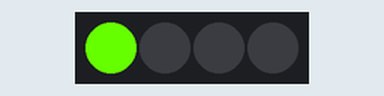
A sketch run on a simulated Arduino Uno, built with avr-gcc and run on an emulated ATmega328P. Parts: 4 RGB LEDs in strip order, left to right. The strip is taken to match the declared colour order.

Above: at 0.15 s.
At 14.71 s:
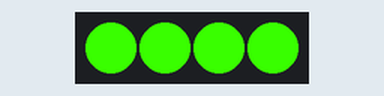
At 39.81 s:
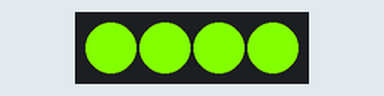
Timing chart, 0 to 40.0 s (numbered marks = the images above):
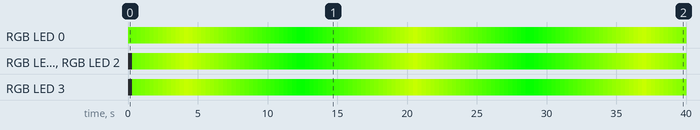

The sketch:

GamingLightSystem.ino
```cpp
/**
   Arduino Powered Lighting Control System
   This Program Allows An Arduino To Control
   NeoPixel LEDs, And Have Their Color Gradually
   Change Over Time To Create a Pulsing Effect.

   Author: Cody R.

*/


#include <Adafruit_NeoPixel.h>
#ifdef __AVR__
#include <avr/power.h>
#endif

/*
   User Configuration:
*/
#define PIN 13 // Data Pin Being Used.
#define NUMPIXELS 4 // Number of LEDs Connected.
const int delayval = 10; // Delay Between Lighting Updates.
const int originalColor[3] = {100, 255, 0}; // Default Display Color, Inputted In The Form {G, R, B} With Values From 0-255.
const int delta[3] = {100, 100, 100}; // Maximum Variation From Original Color (Out of 255).


//Program Variables. Do Not Edit Manually.
Adafruit_NeoPixel pixels = Adafruit_NeoPixel(NUMPIXELS, PIN, NEO_RGB + NEO_KHZ800); // Configures LEDs as Neopixels.
int currentColor[3]; // Current Color Values Being Displayed.
bool increasing[3] = {true, true, true}; // Determines If Color Value is Increasing or Decreasing.

void setup() {
  pixels.begin(); // This initializes the NeoPixel library.

  //Sets GRB Values To The Original Color
  currentColor[0] = originalColor[0];
  currentColor[1] = originalColor[1];
  currentColor[2] = originalColor[2];

  pixels.setBrightness(255);

  pixels.show();
}

void loop() {

  bool colorBeingChanged[3] = {true, false, false}; //Which Color Is Being Changed (Red, Green, Blue)

  for (int i = 0; i < 3; i++)
  {
    //The Variable "i" corresponds to the color being changed, with 0=red, 1=green, and 2=blue.
    if (colorBeingChanged[i]) //Will Only Run This Loop If The Color Should Be Changed
    {
      if (increasing[i] && currentColor[i] < 255 && abs(currentColor[i] - originalColor[i]) < delta[i])
      {
        currentColor[i]++; //Increment Displayed Color Value
      }
      else if (!increasing[i] && currentColor[i] > 0 && abs(currentColor[i] - originalColor[i]) < delta[i])
      {
        currentColor[i]--; //Decrement Displayed Color Value
      }
      else if (currentColor[i] - originalColor[i] > 0)
      {
        increasing[i] = !increasing[i]; //Change Direction of Color
        currentColor[i] -= 3;
      }
      else
      {
        increasing[i] = !increasing[i]; //Change Direction of Color
        currentColor[i] += 3;
      }
    }
  }


  //Address All of the Connected LEDs
  for (int i = 0; i < NUMPIXELS; i++) {

    pixels.setPixelColor(i, pixels.Color(currentColor[0], currentColor[1], currentColor[2]));
    //pixels.setPixelColor(i, currentColor[0], currentColor[1], currentColor[2]);
    pixels.show(); //Update LEDs
    delay(delayval); //Delay Between Loops
  }
}
```

Measured:
- by itself, RGB LED 0: off → RGB(101, 255, 0) at 0.00 s, → RGB(108, 255, 0) 0.31 s later, → RGB(115, 255, 0) 0.31 s later, → RGB(123, 255, 0) 0.31 s later, … (130 changes in this stretch)
- by itself, RGB LED 3: off → RGB(107, 255, 0) at 0.31 s, → RGB(115, 255, 0) 0.31 s later, → RGB(122, 255, 0) 0.31 s later, → RGB(130, 255, 0) 0.31 s later, … (129 changes in this stretch)
